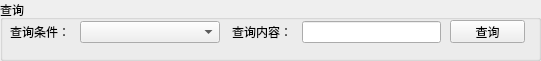
  <widget class="QGroupBox" name="box_select">
   <property name="geometry">
    <rect>
     <x>10</x>
     <y>10</y>
     <width>541</width>
     <height>61</height>
    </rect>
   </property>
   <property name="title">
    <string>查询</string>
   </property>
   <widget class="QWidget" name="layoutWidget">
    <property name="geometry">
     <rect>
      <x>10</x>
      <y>20</y>
      <width>431</width>
      <height>24</height>
     </rect>
    </property>
    <layout class="QHBoxLayout" name="horizontalLayout_34" stretch="1,1">
     <property name="spacing">
      <number>12</number>
     </property>
     <item>
      <layout class="QHBoxLayout" name="horizontalLayout_36" stretch="1,3">
       <property name="spacing">
        <number>10</number>
       </property>
       <item>
        <widget class="QLabel" name="label_condition">
         <property name="text">
          <string>查询条件：</string>
         </property>
         <property name="alignment">
          <set>Qt::AlignRight|Qt::AlignTrailing|Qt::AlignVCenter</set>
         </property>
        </widget>
       </item>
       <item>
        <widget class="QComboBox" name="combo_select_condition">
         <property name="editable">
          <bool>false</bool>
         </property>
        </widget>
       </item>
      </layout>
     </item>
     <item>
      <layout class="QHBoxLayout" name="horizontalLayout_37" stretch="1,3">
       <property name="spacing">
        <number>10</number>
       </property>
       <item>
        <widget class="QLabel" name="label_select_content">
         <property name="text">
          <string>查询内容：</string>
         </property>
         <property name="alignment">
          <set>Qt::AlignRight|Qt::AlignTrailing|Qt::AlignVCenter</set>
         </property>
        </widget>
       </item>
       <item>
        <widget class="QLineEdit" name="edit_select_content">
         <property name="maxLength">
          <number>100</number>
         </property>
        </widget>
       </item>
      </layout>
     </item>
    </layout>
   </widget>
   <widget class="QPushButton" name="btn_select">
    <property name="geometry">
     <rect>
      <x>450</x>
      <y>20</y>
      <width>75</width>
      <height>23</height>
     </rect>
    </property>
    <property name="text">
     <string>查询</string>
    </property>
   </widget>
  </widget>
